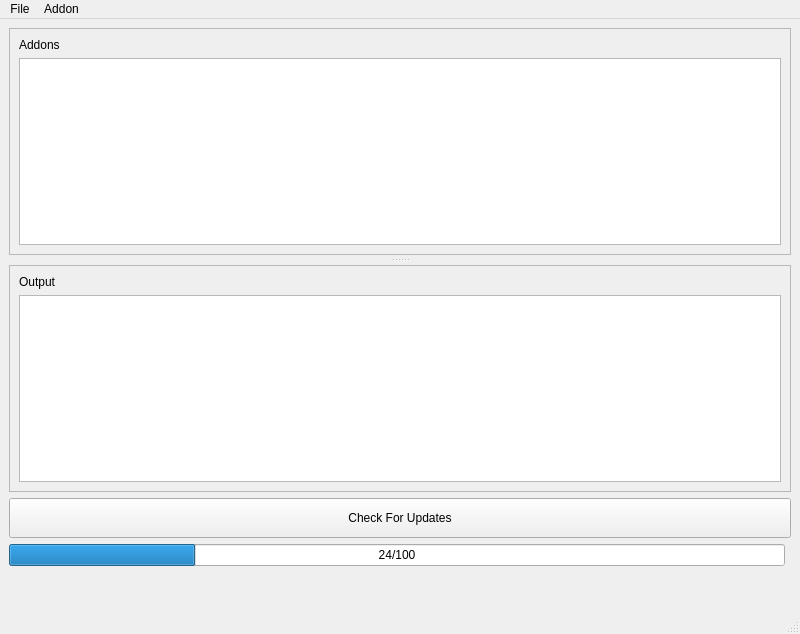
<?xml version="1.0" encoding="UTF-8"?>
<ui version="4.0">
 <class>MainWindow</class>
 <widget class="QMainWindow" name="MainWindow">
  <property name="geometry">
   <rect>
    <x>0</x>
    <y>0</y>
    <width>800</width>
    <height>634</height>
   </rect>
  </property>
  <property name="windowTitle">
   <string>WoW Addon Updater</string>
  </property>
  <property name="windowIcon">
   <iconset resource="../../qrc/resources/icons.qrc">
    <normaloff>:/app/icon.ico</normaloff>:/app/icon.ico</iconset>
  </property>
  <widget class="QWidget" name="centralwidget">
   <layout class="QGridLayout" name="gridLayout">
    <item row="3" column="0">
     <widget class="QProgressBar" name="progressBar">
      <property name="enabled">
       <bool>true</bool>
      </property>
      <property name="minimumSize">
       <size>
        <width>300</width>
        <height>0</height>
       </size>
      </property>
      <property name="value">
       <number>24</number>
      </property>
      <property name="format">
       <string>%v/%m</string>
      </property>
     </widget>
    </item>
    <item row="1" column="0" colspan="2">
     <widget class="QSplitter" name="splitter">
      <property name="frameShape">
       <enum>QFrame::NoFrame</enum>
      </property>
      <property name="frameShadow">
       <enum>QFrame::Sunken</enum>
      </property>
      <property name="lineWidth">
       <number>1</number>
      </property>
      <property name="midLineWidth">
       <number>1</number>
      </property>
      <property name="orientation">
       <enum>Qt::Vertical</enum>
      </property>
      <property name="opaqueResize">
       <bool>true</bool>
      </property>
      <property name="handleWidth">
       <number>10</number>
      </property>
      <property name="childrenCollapsible">
       <bool>false</bool>
      </property>
      <widget class="QFrame" name="frameAddons">
       <property name="frameShape">
        <enum>QFrame::StyledPanel</enum>
       </property>
       <property name="frameShadow">
        <enum>QFrame::Raised</enum>
       </property>
       <layout class="QGridLayout" name="gridLayout_3">
        <item row="1" column="0">
         <widget class="QTreeView" name="tviewAddons">
          <property name="editTriggers">
           <set>QAbstractItemView::NoEditTriggers</set>
          </property>
          <property name="autoExpandDelay">
           <number>-1</number>
          </property>
          <property name="sortingEnabled">
           <bool>true</bool>
          </property>
         </widget>
        </item>
        <item row="0" column="0">
         <widget class="QLabel" name="label">
          <property name="enabled">
           <bool>true</bool>
          </property>
          <property name="text">
           <string>Addons</string>
          </property>
         </widget>
        </item>
       </layout>
      </widget>
      <widget class="QFrame" name="frameOutput">
       <property name="frameShape">
        <enum>QFrame::StyledPanel</enum>
       </property>
       <property name="frameShadow">
        <enum>QFrame::Raised</enum>
       </property>
       <layout class="QGridLayout" name="gridLayout_2">
        <item row="1" column="0">
         <widget class="QTextEdit" name="teditOutput"/>
        </item>
        <item row="0" column="0">
         <widget class="QLabel" name="lblOutput">
          <property name="text">
           <string>Output</string>
          </property>
         </widget>
        </item>
       </layout>
      </widget>
     </widget>
    </item>
    <item row="2" column="0" colspan="2">
     <widget class="QPushButton" name="btnCheckForUpdates">
      <property name="minimumSize">
       <size>
        <width>0</width>
        <height>40</height>
       </size>
      </property>
      <property name="text">
       <string>Check For Updates</string>
      </property>
     </widget>
    </item>
    <item row="4" column="0">
     <widget class="QLabel" name="lblLoadingMovie">
      <property name="text">
       <string/>
      </property>
      <property name="alignment">
       <set>Qt::AlignCenter</set>
      </property>
     </widget>
    </item>
   </layout>
  </widget>
  <widget class="QMenuBar" name="menubar">
   <property name="geometry">
    <rect>
     <x>0</x>
     <y>0</y>
     <width>800</width>
     <height>21</height>
    </rect>
   </property>
   <widget class="QMenu" name="menuFile">
    <property name="title">
     <string>File</string>
    </property>
    <addaction name="actionSettings"/>
    <addaction name="actionAbout"/>
    <addaction name="actionClose"/>
   </widget>
   <widget class="QMenu" name="menuAddon">
    <property name="title">
     <string>Addon</string>
    </property>
    <addaction name="actionAddAddon"/>
    <addaction name="actionUpdateTreeView"/>
   </widget>
   <addaction name="menuFile"/>
   <addaction name="menuAddon"/>
  </widget>
  <widget class="QStatusBar" name="statusbar"/>
  <action name="actionClose">
   <property name="text">
    <string>Close</string>
   </property>
  </action>
  <action name="actionSettings">
   <property name="text">
    <string>Settings</string>
   </property>
  </action>
  <action name="actionAbout">
   <property name="text">
    <string>About</string>
   </property>
  </action>
  <action name="actionAddAddon">
   <property name="text">
    <string>Add Addon</string>
   </property>
  </action>
  <action name="actionUpdateTreeView">
   <property name="text">
    <string>Update Tree View</string>
   </property>
  </action>
 </widget>
 <resources>
  <include location="../../qrc/resources/icons.qrc"/>
 </resources>
 <connections/>
</ui>
